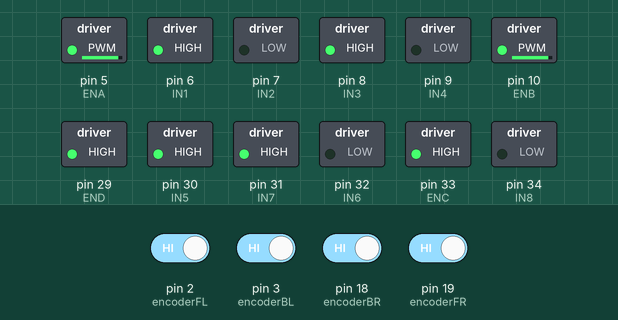
Simulated run of this sketch. Board: Arduino Mega 2560, built with avr-gcc and run on an emulated ATmega2560. Shown: switched loads named in the sketch (green lamp = pin HIGH). The test bench sets the inputs (shaded band); at power-on: pin 2 (encoderFL), pin 3 (encoderBL), pin 18 (encoderBR), pin 19 (encoderFR) HIGH. What the sketch prints to the serial monitor is not drawn.

Above: at 0.05 s.
At 2.95 s:
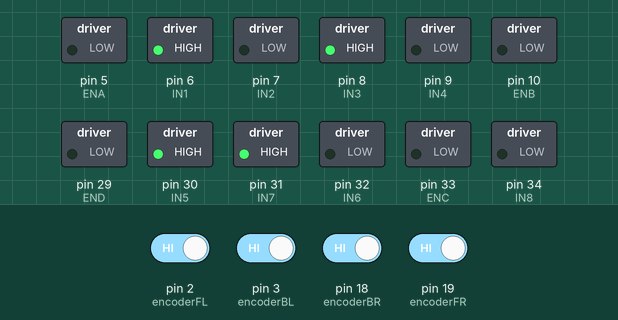
At 4.45 s:
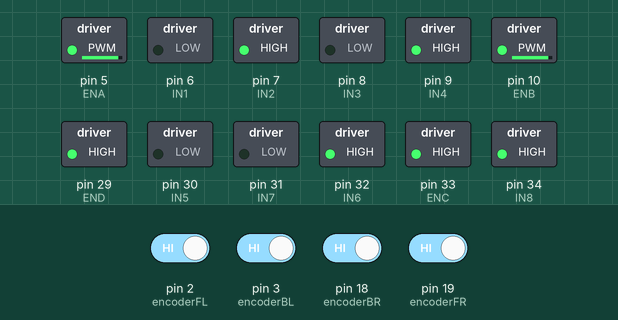
At 5.95 s:
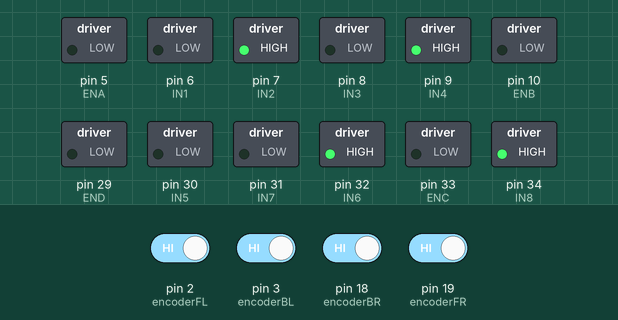
At 8.95 s:
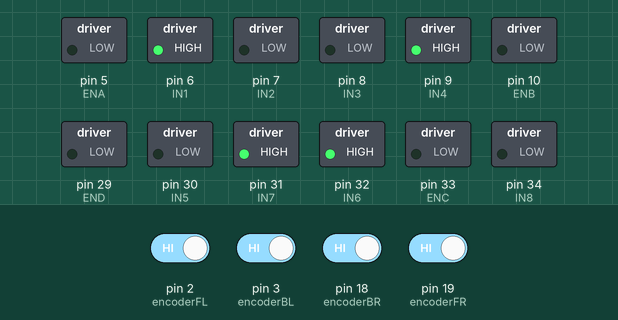
At 11.95 s:
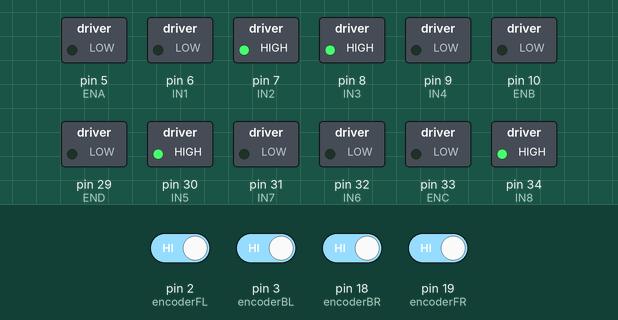
Timing chart, 0 to 15.6 s (numbered marks = the images above):
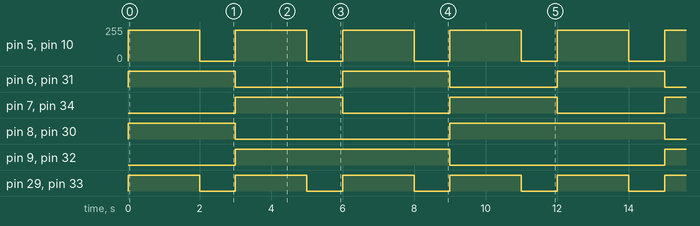

The sketch:

sketch_feb26a.ino
```cpp
// Motor driver pins (L298N)
const int ENA = 5;  // Speed control for FL and BL
const int IN1 = 6;  // FL Direction
const int IN2 = 7;
const int IN3 = 8;  // BL Direction
const int IN4 = 9;
const int ENB = 10;

const int END = 29;
const int IN5 = 30; // FR Direction
const int IN6 = 32;
const int IN7 = 31; // BR Direction
const int IN8 = 34;
const int ENC = 33;


// Encoder pins
const int encoderFL = 2;
const int encoderFR = 19;
const int encoderBL = 3;
const int encoderBR = 18;

volatile long countFL = 0;
volatile long countFR = 0;
volatile long countBL = 0;
volatile long countBR = 0;

void setup() {
  Serial.begin(9600);

  // Motor control pins
  pinMode(ENA, OUTPUT);
  pinMode(ENB, OUTPUT);
  pinMode(ENC, OUTPUT);
  pinMode(END, OUTPUT);
  pinMode(IN1, OUTPUT);
  pinMode(IN2, OUTPUT);
  pinMode(IN3, OUTPUT);
  pinMode(IN4, OUTPUT);
  pinMode(IN5, OUTPUT);
  pinMode(IN6, OUTPUT);
  pinMode(IN7, OUTPUT);
  pinMode(IN8, OUTPUT);

  // Encoder pins
  pinMode(encoderFL, INPUT);
  pinMode(encoderFR, INPUT);
  pinMode(encoderBL, INPUT);
  pinMode(encoderBR, INPUT);

  attachInterrupt(digitalPinToInterrupt(encoderFL), countFLPulse, RISING);
  attachInterrupt(digitalPinToInterrupt(encoderFR), countFRPulse, RISING);
  attachInterrupt(digitalPinToInterrupt(encoderBL), countBLPulse, RISING);
  attachInterrupt(digitalPinToInterrupt(encoderBR), countBRPulse, RISING);
}

// Forward
void moveForward(int speed) {
  analogWrite(ENA, speed);
  analogWrite(ENB, speed);
    analogWrite(ENC, speed);
  analogWrite(END, speed);

  digitalWrite(IN1, HIGH);
  digitalWrite(IN2, LOW);
  digitalWrite(IN3, HIGH);
  digitalWrite(IN4, LOW);
  digitalWrite(IN5, HIGH);
  digitalWrite(IN6, LOW);
  digitalWrite(IN7, HIGH);
  digitalWrite(IN8, LOW);
}

// Backward
void moveBackward(int speed) {
  analogWrite(ENA, speed);
  analogWrite(ENB, speed);
    analogWrite(ENC, speed);
  analogWrite(END, speed);

  digitalWrite(IN1, LOW);
  digitalWrite(IN2, HIGH);
  digitalWrite(IN3, LOW);
  digitalWrite(IN4, HIGH);
  digitalWrite(IN5, LOW);
  digitalWrite(IN6, HIGH);
  digitalWrite(IN7, LOW);
  digitalWrite(IN8, HIGH);
}

// Strafe Right
void strafeRight(int speed) {
  analogWrite(ENA, speed);
  analogWrite(ENB, speed);
    analogWrite(ENC, speed);
  analogWrite(END, speed);

  digitalWrite(IN1, HIGH);
  digitalWrite(IN2, LOW);
  digitalWrite(IN3, LOW);
  digitalWrite(IN4, HIGH);
  digitalWrite(IN5, LOW);
  digitalWrite(IN6, HIGH);
  digitalWrite(IN7, HIGH);
  digitalWrite(IN8, LOW);
}

// Strafe Left
void strafeLeft(int speed) {
  analogWrite(ENA, speed);
  analogWrite(ENB, speed);
  analogWrite(ENC, speed);
  analogWrite(END, speed);

  digitalWrite(IN1, LOW);
  digitalWrite(IN2, HIGH);
  digitalWrite(IN3, HIGH);
  digitalWrite(IN4, LOW);
  digitalWrite(IN5, HIGH);
  digitalWrite(IN6, LOW);
  digitalWrite(IN7, LOW);
  digitalWrite(IN8, HIGH);
}

// Stop
void stopMotors() {
  analogWrite(ENA, 0);
  analogWrite(ENB, 0);
  analogWrite(ENC, 0);
  analogWrite(END, 0);
}

// Encoder Interrupts
void countFLPulse() { countFL++; }
void countFRPulse() { countFR++; }
void countBLPulse() { countBL++; }
void countBRPulse() { countBR++; }

void loop() {
  moveForward(230);
  delay(2000);
  stopMotors();
  delay(1000);

  moveBackward(230);
  delay(2000);
  stopMotors();
  delay(1000);

  strafeRight(230);
  delay(2000);
  stopMotors();
  delay(1000);

  strafeLeft(230);
  delay(2000);
  stopMotors();
  delay(1000);

  // Display encoder counts
  Serial.print("FL: "); Serial.print(countFL);
  Serial.print(" FR: "); Serial.print(countFR);
  Serial.print(" BL: "); Serial.print(countBL);
  Serial.print(" BR: "); Serial.println(countBR);
}
```

Measured:
- by itself, pin 5 (ENA), pin 10 (ENB): alternates 230/255 for 2.0 s and 0/255 for 1.0 s
- by itself, pin 6 (IN1), pin 7 (IN2), pin 31 (IN7), pin 34 (IN8): alternates HIGH for 3.0 s and LOW for 3.0 s
- by itself, pin 8 (IN3), pin 30 (IN5): repeats every 12.0 s: LOW 6.0 s, HIGH 6.0 s
- by itself, pin 9 (IN4), pin 32 (IN6): alternates HIGH for 6.0 s and LOW for 6.0 s
- by itself, pin 29 (END), pin 33 (ENC): alternates HIGH for 2.0 s and LOW for 1.0 s
